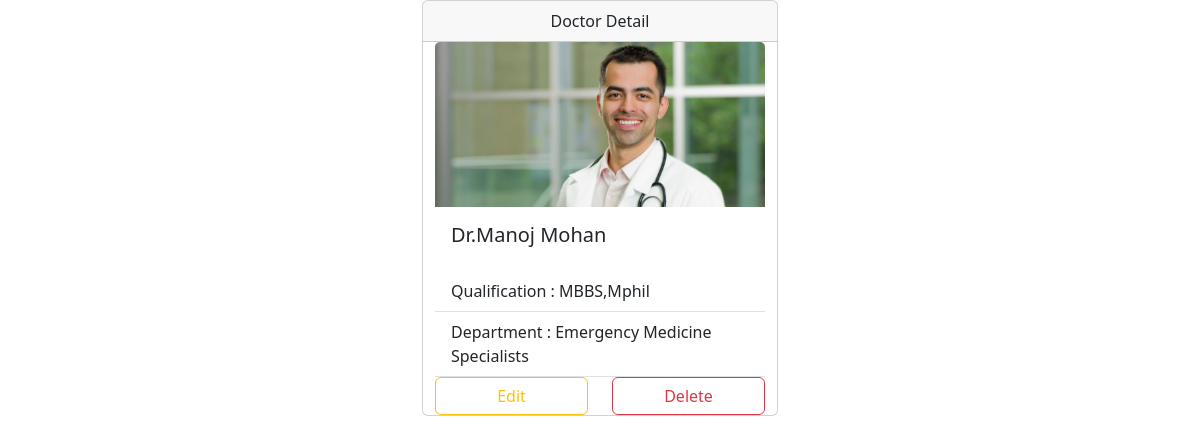
Screenshot of /docdetail/2/ (signed in) with the database file from the repository.
### myapp/models.py (models this page shows, shortened)
class Doctor(models.Model):
    name=models.CharField(max_length=150,null=True)
    user=models.ForeignKey(User,on_delete=models.CASCADE)
    profile_pic= models.ImageField(upload_to='profile_pic/DoctorProfilePic/',null=True,blank=True)
    qualification = models.CharField(max_length=250)
    mobile = models.CharField(max_length=20,null=True)
    department= models.CharField(max_length=150,choices=departments,default='Cardiologist')
    status=models.BooleanField(default=False)

### myapp/views.py (the view)
# urls.py: path("docdetail/<int:pk>/",views.DoctorDepartmentDetailView.as_view(),name="docdetail"),
@method_decorator(signin_required,name="dispatch")
class DoctorDepartmentDetailView(DetailView):
    model=Doctor
    template_name="doctor-detail.html"
    context_object_name="doctors"

### myapp/views.py (called while the page is built)
def signin_required(fn):
    def wrapper(request,*args,**kwargs):
        if not request.user.is_authenticated:
            messages.error(request,"you must login to perform this action !!!")
            return redirect("signin")
        return fn(request,*args,**kwargs)
    return wrapper

### myapp/templates/doctor-detail.html (shortened to what this page needs)
<!DOCTYPE html>
{%load static%}
<html lang="en">
<head>
    <link href="https://cdn.jsdelivr.net/npm/bootstrap@5.3.1/dist/css/bootstrap.min.css" rel="stylesheet">
</head>
<body>
    <div class="container">
        <div class="row">
            <div class="col-4"></div>
            <div class="col-4">
                <div class="card" style="width: 100%;">
                  <div class="card-header text-center">
                    Doctor Detail
                  </div>
                  <div class=" container" style="width: 100%">
                      <img src="{{doctors.profile_pic.url}}" class="card-img-top" alt="...">
                    <div class="card-body">
                      <h5 class="card-title">{{doctors.name}}</h5>
                    </div>
                    <ul class="list-group list-group-flush">
                      <li class="list-group-item">Qualification : {{doctors.qualification}}</li>
                      <li class="list-group-item">Department : {{doctors.department}}</li>
                        <div class="row">
                            <div class="col-6">
                                <a href="{%url 'docedit' doctors.id%}" class="btn btn-outline-warning form-control">Edit</a>
                            </div>
                            <div class="col-6">
                                <a href="{%url 'docdelete' doctors.id%}" class="btn btn-outline-danger form-control">Delete</a>
                            </div>
                        </div>
                    </ul>
                  </div>
                  </div>
            </div>
        </div>
      </div>
</body>
</html>

### rows the page displays
Doctor: profile_pic (picture), name "Dr.Manoj Mohan", qualification "MBBS,Mphil", department "Emergency Medicine Specialists"
